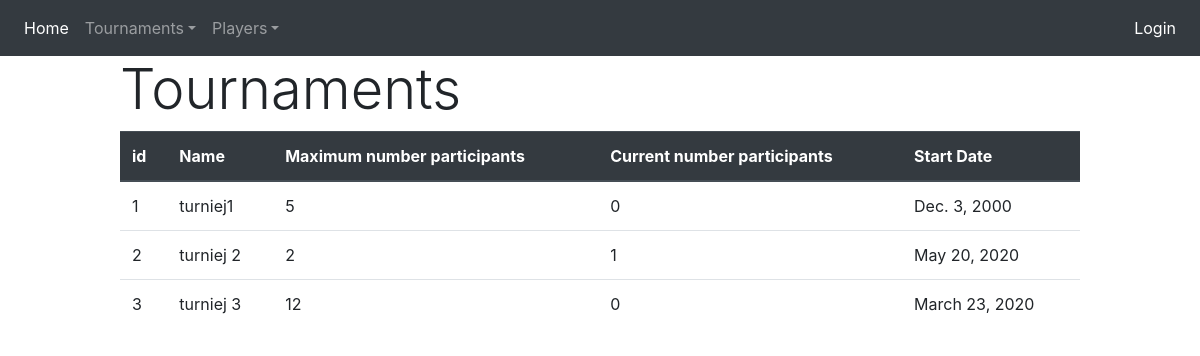
/tournaments, run on the app's committed database.
### Project_Python/models/tournament_model.py (models this page shows, shortened)
class Tournament(models.Model):
    id = models.AutoField(db_index=True, primary_key=True)
    name = models.CharField(max_length=20)
    max_number_participants = models.IntegerField( )
    current_number_participants = models.IntegerField(default=0)
    start_date = models.DateField( )

### Project_Python/views/tournament_view.py (the view)
# urls.py: path('tournaments', AllTournamentView.as_view( ), name="all_tournament"),
class AllTournamentView(ListView):
    model = Tournament
    login_url = reverse_lazy('index')
    def get_context_data(self, **kwargs):
        logger.debug('AllTournamentView.get_context_data')
        tournaments = Tournament.objects.all( )
        for x in range(0, tournaments.count( )):
            id_tournament = Tournament.objects.all( )[x].id
            new_current_participiants = PlayerTournament.objects.filter(tournament=x).count( )
            Tournament.objects.filter(id=id_tournament - 1).update(
                current_number_participants=new_current_participiants)
        context = super( ).get_context_data(**kwargs)
        context['now'] = timezone.now( )
        return context

### Project_Python/templates/Project_Python/tournament_list.html (shortened to what this page needs)
{% extends 'Project_Python/scheleton.html' %}
{% block content %}
    <div>
        <h3 class="display-4">Tournaments</h3>
    </div>
    <table class="table">
        <thead class="thead-dark">
        <tr>
            <th>id</th>
            <th>Name</th>
            <th>Maximum number participants</th>
            <th>Current number participants</th>
            <th>Start Date</th>
        </tr>
        </thead>
        <tbody>
        {% for tournament in object_list %}
            <tr>
                <td>{{ tournament.id }}</td>
                <td>{{ tournament.name }}</td>
                <td>{{ tournament.max_number_participants }}</td>
                <td>{{ tournament.current_number_participants }}</td>
                <td>{{ tournament.start_date }}</td>
            </tr>
        {% endfor %}
        </tbody>
    </table>
{% endblock %}

### data on the page
Tournament: id "1", name "turniej1", max_number_participants "5", current_number_participants "0", start_date "Dec. 3, 2000"
Tournament: id "2", name "turniej 2", max_number_participants "2", current_number_participants "1", start_date "May 20, 2020"
Tournament: id "3", name "turniej 3", max_number_participants "12", current_number_participants "0", start_date "March 23, 2020"
